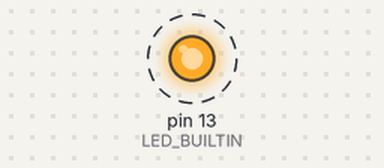
Simulated run of this sketch. Board: Arduino Uno, built with avr-gcc and run on an emulated ATmega328P. Parts: output pins drawn as LEDs (lit = HIGH). Dashed ring = blinking. The local clock reads 2024-03-15 10:24:30 at power-on unless the sketch sets it; what the sketch prints to the serial monitor is not drawn.

Above: at 0.5 s.
Timing chart, 0 to 4.6 s (numbered marks = the images above):
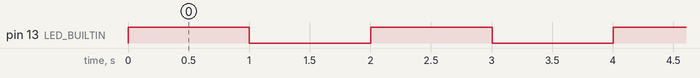

The sketch:

rtc.ino
```cpp
#include <Wire.h>
#include <DS3231.h>

RTClib rtc;

void setup() {
  Serial.begin(9600);
  Wire.begin();
  pinMode(LED_BUILTIN, OUTPUT);
}

void loop() {
  digitalWrite(LED_BUILTIN, HIGH);
  delay(1000);

  DateTime now = rtc.now();
  String nowString = String(now.hour()) + ":" + String(now.minute()) + ":" + String(now.second());
  Serial.println("Time: " + nowString);

  digitalWrite(LED_BUILTIN, LOW);
  delay(1000);
}
```

Measured:
- by itself, pin 13 (LED_BUILTIN): alternates HIGH for 1.0 s and LOW for 1.0 s
